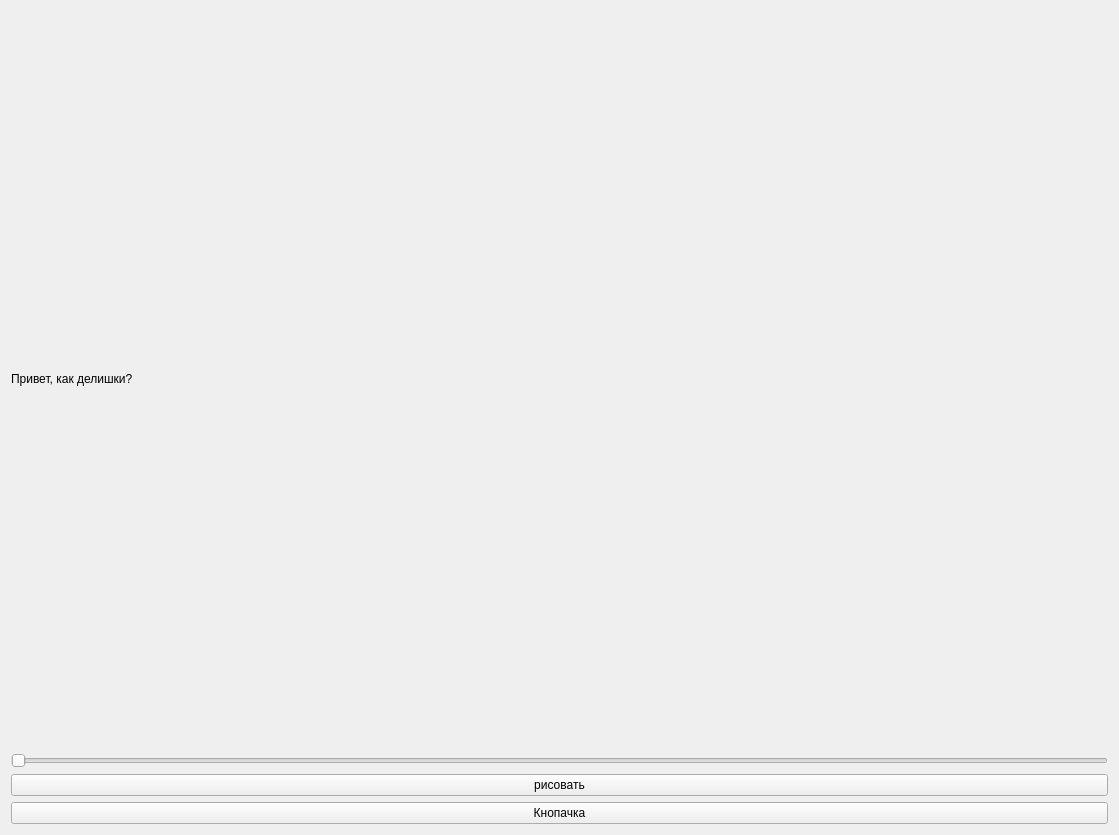
<?xml version="1.0" encoding="UTF-8"?>
<ui version="4.0">
 <class>MandelbrotClass</class>
 <widget class="QMainWindow" name="MandelbrotClass">
  <property name="geometry">
   <rect>
    <x>0</x>
    <y>0</y>
    <width>1119</width>
    <height>835</height>
   </rect>
  </property>
  <property name="windowTitle">
   <string>Mandelbrot</string>
  </property>
  <widget class="QWidget" name="centralWidget">
   <layout class="QVBoxLayout" name="verticalLayout">
    <item>
     <widget class="minelabel" name="label">
      <property name="text">
       <string>Привет, как делишки?</string>
      </property>
     </widget>
    </item>
    <item>
     <widget class="QSlider" name="horizontalSlider">
      <property name="orientation">
       <enum>Qt::Horizontal</enum>
      </property>
     </widget>
    </item>
    <item>
     <widget class="QPushButton" name="pushButton_2">
      <property name="text">
       <string>рисовать</string>
      </property>
     </widget>
    </item>
    <item>
     <widget class="QPushButton" name="pushButton">
      <property name="text">
       <string>Кнопачка</string>
      </property>
     </widget>
    </item>
   </layout>
  </widget>
 </widget>
 <layoutdefault spacing="6" margin="11"/>
 <customwidgets>
  <customwidget>
   <class>minelabel</class>
   <extends>QLabel</extends>
   <header location="global">minelabel.h</header>
  </customwidget>
 </customwidgets>
 <resources/>
 <connections/>
</ui>
